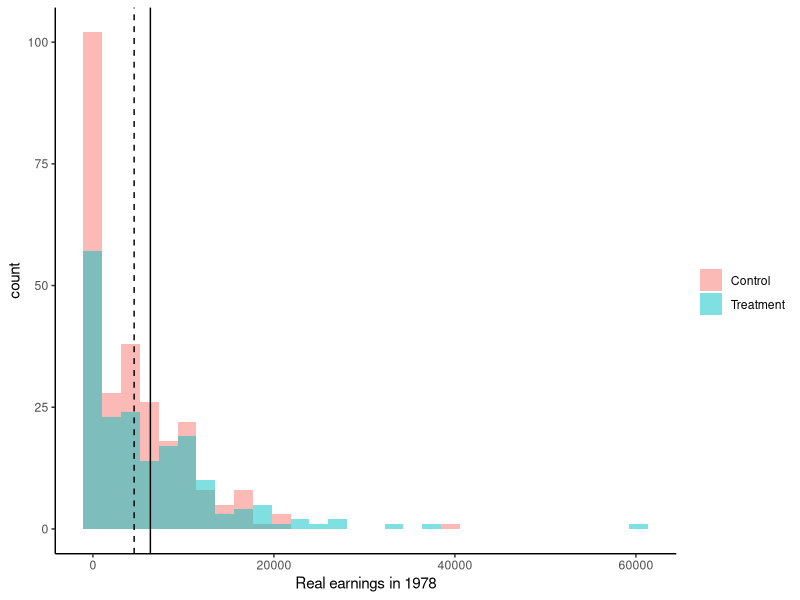
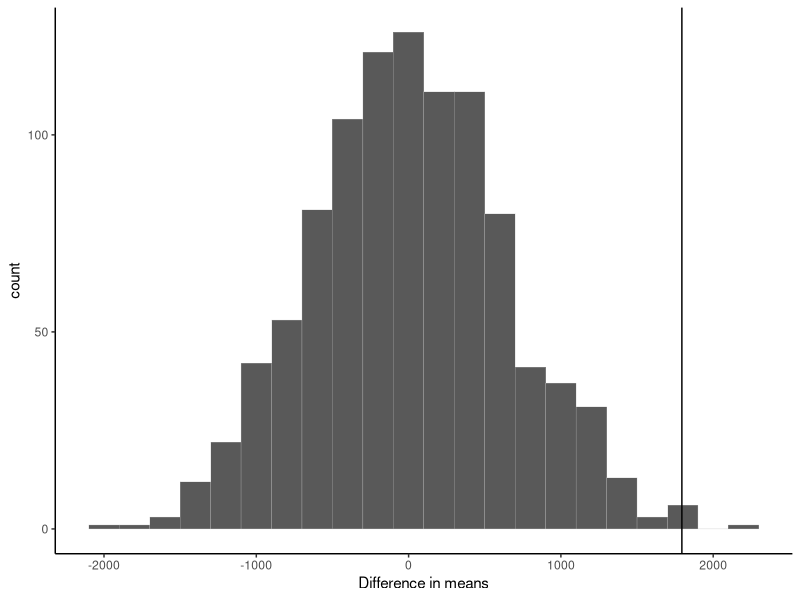

Here is the R script that generated these plots, in order:
library(Matching)
library(tidyverse)
data(lalonde)
head(lalonde)

# treatment indicator
z <- lalonde$treat
# observed outcome 
y <- lalonde$re78

# look at difference in outcome conditional on being in treatment or control
ggplot() + geom_histogram(aes(y[z == 0], fill = "Control"), alpha = 0.5) + 
  geom_histogram(aes(y[z == 1], fill = "Treatment"), alpha = 0.5) + 
  geom_vline(xintercept = mean(y[z == 1])) + 
  geom_vline(xintercept = mean(y[z == 0]), linetype = "dashed") + 
  theme_classic() + 
  labs(x = "Real earnings in 1978") + 
  scale_fill_discrete(name = "")

## Fisher randomization test to test difference in means
# set number of samples of random treatment assignment
num_samples <- 1000

# Store different in means between treatment and control for every sample 
dif_in_means <- sapply(1:num_samples, function(sample){
  # randomly permute the treatment assignment vector 
  z_perm <- sample(z)
  
  # compute difference in means
  mean(y[z_perm == 1]) - mean(y[z_perm == 0])
})

# observed value
dif_in_means_obs <- mean(y[z == 1]) - mean(y[z == 0])
# p-value
mean(dif_in_means >= dif_in_means_obs)

# plot histogram of sampled statistics
ggplot() + geom_histogram(aes(dif_in_means), binwidth = 200, 
                          color = "gray", size = 0.1) + 
  geom_vline(xintercept = dif_in_means_obs) + 
  theme_classic() + 
  labs(x = "Difference in means") + 
  scale_fill_discrete(name = "")

#### Neymanian inference
# ATE estimate
tau_hat <- mean(y[z == 1]) - mean(y[z == 0])

# estimate variance 
n <- length(z)
var_hat <- var(y[z == 1])/sum(z) + var(y[z == 0])/sum(n - sum(z))

# compute confidence interval (does not include 0)
c(tau_hat - 1.96*sqrt(var_hat), tau_hat + 1.96*sqrt(var_hat))

# compute p-value from normal approximation
pnorm(1 - tau_hat/sqrt(var_hat))
